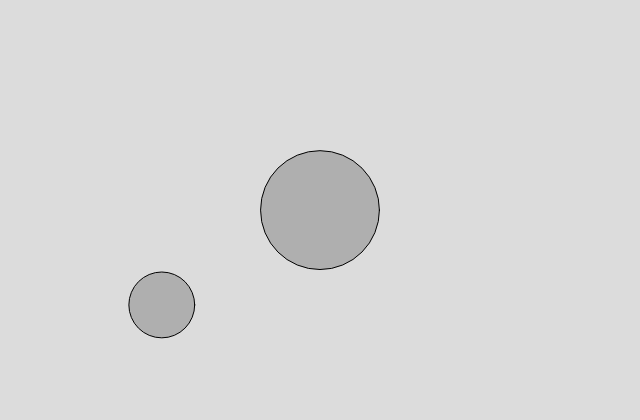
Frame 1 (no input)
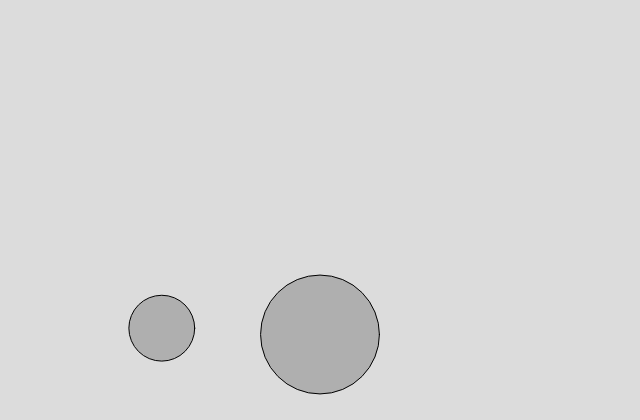
Frame 60 (no input)
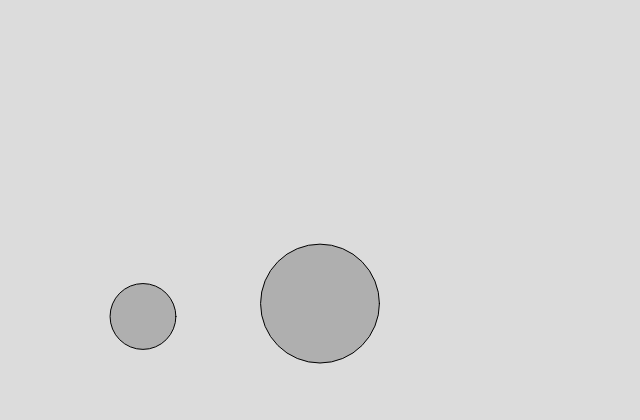
Frame 120 (the mouse pressed at the canvas centre since frame 60)

The p5.js sketch that drew these frames (run headless with seeded random() and noise() and a simulated clock; from frame 60 on, the mouse is pressed at the canvas centre):

// p5.js sketch
// ── sketch.js
class Mover {
    constructor(x, y, m, c) {
        this.position = createVector(x, y);
        this.velocity = createVector();
        this.acceleration = createVector();
        this.mass = m;
        this.radius = (m * 16) / 2;
        this.c = c;
        this.fircting = false;
    }

    applyForce(force) {
        let f = p5.Vector.div(force, this.mass);
        this.acceleration.add(f);
    }

    update() {
        this.velocity.add(this.acceleration);
        this.position.add(this.velocity);
        this.acceleration.mult(0);

        if (this.contactBottomEdge()) {
            this.applyFriction();
            this.fricting = true;
        } else {
            this.fricting = false;
        }

        this.checkEdges();
    }

    show() {
        if (this.fricting) {
            stroke(175);
            fill(0);
        } else {
            stroke(0);
            fill(175);

        }
        circle(this.position.x, this.position.y, this.radius * 2);
    }

    checkEdges() {
        // how much of impact is absorbed by the object
        // when it hits a wall and changes direction
        const squishForce = 0.0;
        const bounceForce = 1.0 - squishForce;

        if (this.position.x > width - this.radius) {
            this.position.x = width - this.radius;
            this.velocity.x *= -bounceForce;
        } else if (this.position.x < this.radius) {
            this.position.x = this.radius;
            this.velocity.x *= -bounceForce;
        }

        if (this.position.y > height - this.radius) {
            this.position.y = height - this.radius;
            this.velocity.y *= -bounceForce;
        } else if (this.position.y < this.radius) {
            this.position.y = this.radius;
            this.velocity.y *= -bounceForce;
        }
    }

    contactBottomEdge() {
        return (this.position.y > height - this.radius - 1)
    }

    applyFriction() {
        let friction = this.velocity.copy();
        friction.mult(-1);
        friction.setMag(this.c);
        this.applyForce(friction);
    }
}

let m1, m2;
let gravity;

function setup() {
    createCanvas(640, 420);

    m1 = new Mover(width / 2, height / 2, random(1, 10), 0.1);
    m2 = new Mover(random(50, width - 50), random(20, height - 20), random(1, 10), 0.3);

    gravity = createVector(0, 0.1);
}

function draw() {
    background(220);

    // scale gravity by mover's mass
    let gravity1 = p5.Vector.mult(gravity, m1.mass);
    let gravity2 = p5.Vector.mult(gravity, m2.mass);

    m1.applyForce(gravity1);
    m2.applyForce(gravity2);

    if (mouseIsPressed) {
        let mouseVector = createVector(mouseX, mouseY);

        let windVector = p5.Vector.sub(mouseVector, m1.position);
        windVector.normalize();
        windVector.mult(-1);
        m1.applyForce(windVector);

        windVector = p5.Vector.sub(mouseVector, m2.position);
        windVector.normalize();
        windVector.mult(-1);
        m2.applyForce(windVector);
    }

    m1.update();
    m1.show();
    m2.update();
    m2.show();
}
